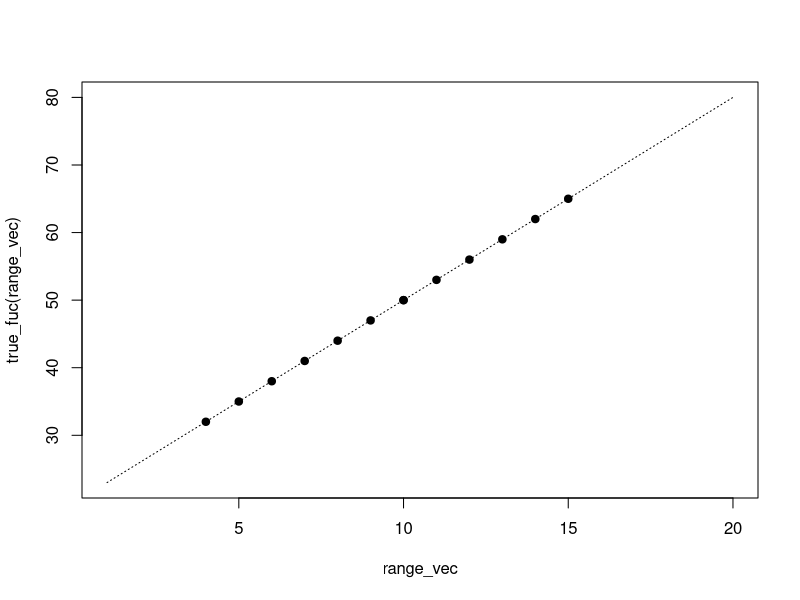
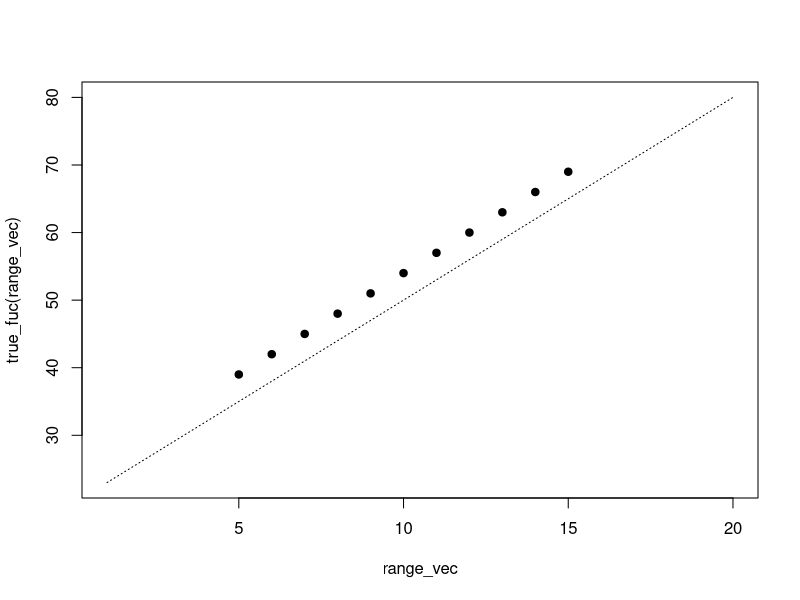
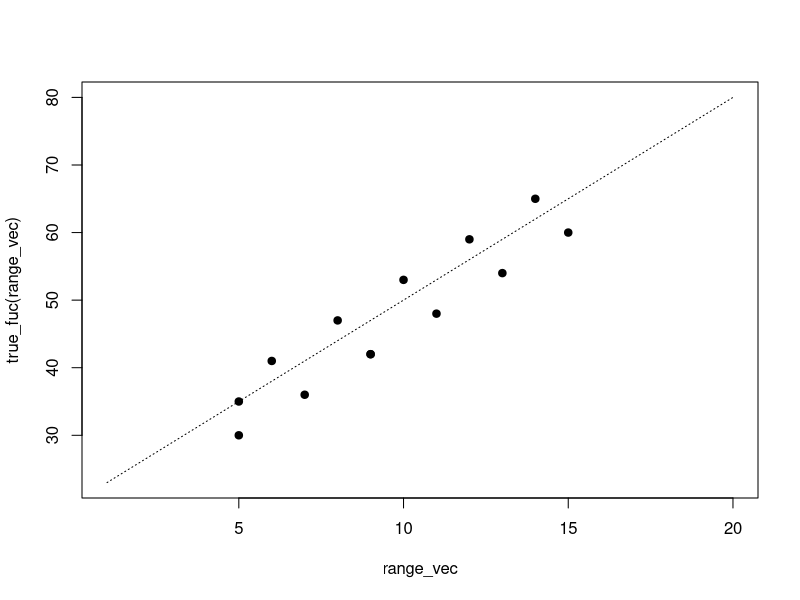
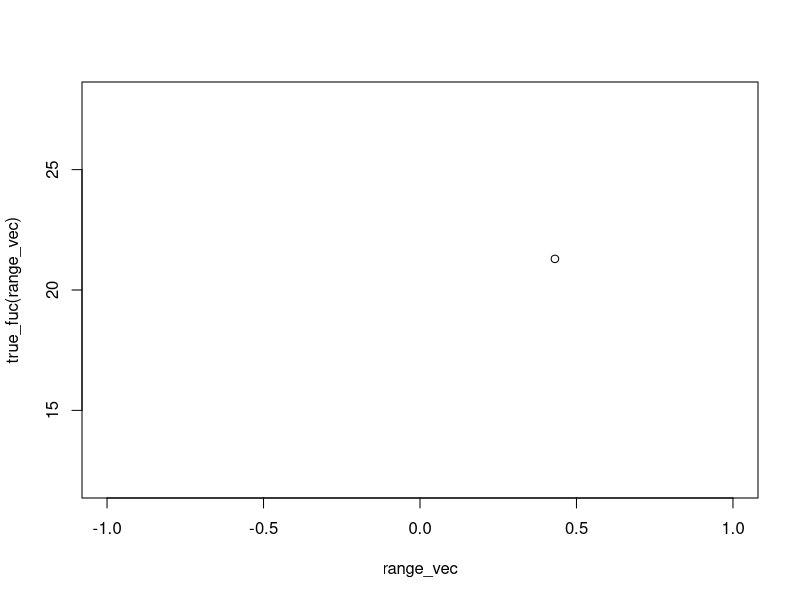
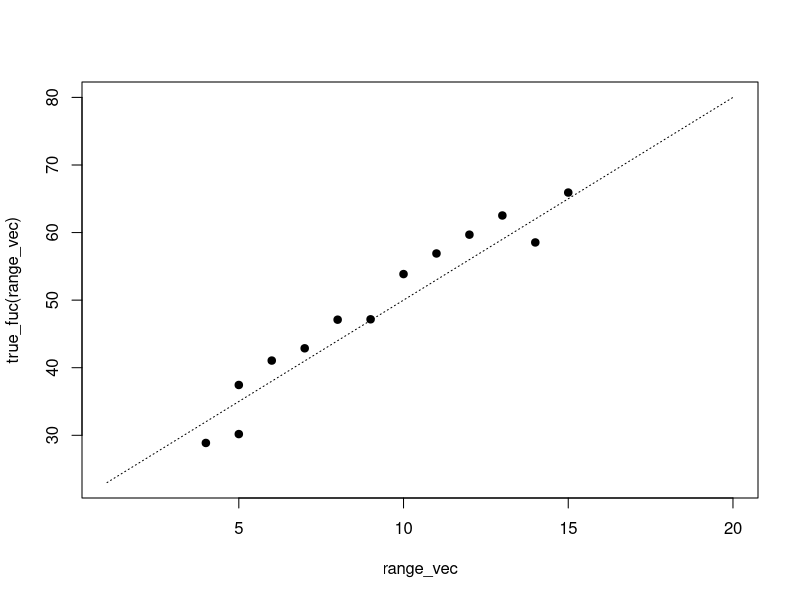
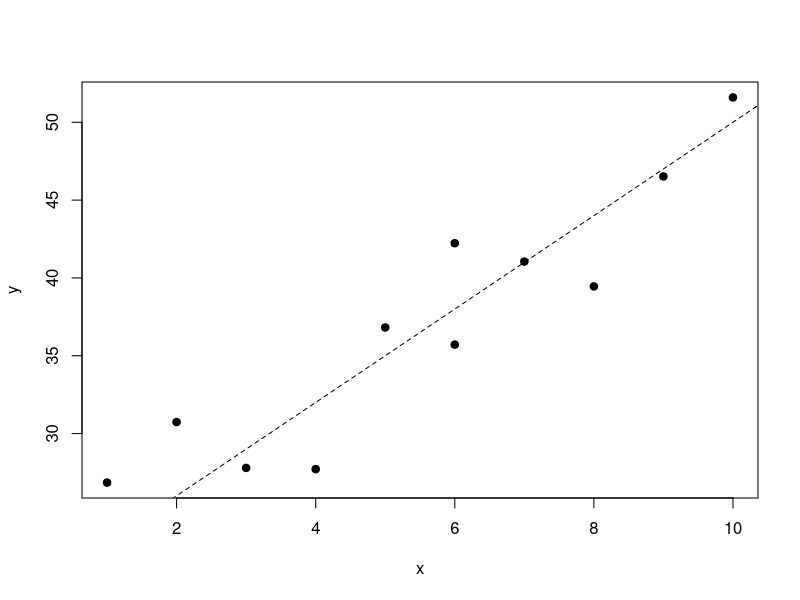

The R source for these figures, in order:
#original straight
true_fuc <- function(x){
  result <- x * 3 + 20
  return(result)
}

range_vec <- 1:20
plot(range_vec, true_fuc(range_vec), 
     type = "l", lty = 3)

#when w/o noise: points(x, y) 관찰 #잡음 없는 직선
points(4, true_fuc(4), pch = 19)
points(10, true_fuc(10), pch = 19)
x <- 5:15
points(x, true_fuc(x), pch = 19)

#when w/ number noise! #잡음
range_vec <- 1:20
plot(range_vec, true_fuc(range_vec), 
     type = "l", lty = 3)

noise_fuc <- function(x){
  result <- x * 3 + 20 + 4
  return(result)
}

points(x, noise_fuc(x), pch = 19)

#noise w/ some Rules! #규칙성 있음
range_vec <- 1:20
plot(range_vec, true_fuc(range_vec), 
     type = "l", lty = 3)

x <- 5:15
noise_fuc2 <- function(x){
  true_vec <- x * 3 + 20 + 0
  noise_vec <- rep(0, length(x))
  noise_vec[x %% 2 == 0] <- 3
  noise_vec[x %% 2 == 1] <- -5
  
  result <- true_vec + noise_vec
  return(result)
}

points(5, noise_fuc2(4), pch = 19)
points(9, noise_fuc2(9), pch = 19)
x <- 5:15
points(x, noise_fuc2(x), pch = 19)

#Randomly generator 0(.0000) ~ 0.9999
#소숫점 6자리까지 시간 노티.
options(digits.secs = 6) 
Sys.time()
1378 / 10000
6585 / 10000
2936 / 10000
6332 / 10000

mode(Sys.time()) #Sys.time()값은 숫자벡터(numeric)다.

range_vec <- 0:0.999
plot(range_vec, true_fuc(range_vec), 
     type = "l", lty = 3)

#Sys.time()값의 마지막 4자리를 가져오는 함수 생성
random_0to1 <- function(){
  options(digits.secs = 6)
  current_time <- as.character(Sys.time())
                  #Sys.time()값을 문자열로 변환
  n <- nchar(current_time)  #nchar : number of character
  time_decimal <- substr(current_time, n-3, n) #substr(벡터, 시작위치, 끝위치)
  return(as.integer(time_decimal) / 10000) #as.integer: 정수로 변환 
}

a <- random_0to1()
points(a, noise_fuc2(a))

#runif(10) #0~1 랜덤값 n개 생성
runif(10) * 5 + 5 # 5~10의 랜덤값 10개 생성
runif(10) * 4 + 15 # 15~19의 랜덤값 10개 생성

noise_fuc3 <- function(x){
  true_vec <- x * 3 + 20
  noise_vec <- runif(length(x)) * 10 - 5
  
  result <- true_vec + noise_vec
  return(result)
}

range_vec <- 1:20
plot(range_vec, true_fuc(range_vec), 
     type = "l", lty = 3)

points(4, noise_fuc3(4), pch = 19)
points(5, noise_fuc3(4), pch = 19)

x <- 5:15
points(x, noise_fuc3(x), pch = 19)

#runif(1) * 10 - 5 

# -----------------------------
#(노이즈모델링의 정수는 정규분포)
#runif():균일분포(unif)에서 r(random-number)을 뽑아줘
#0~1 숫자가 나올 가능성 같음
true_fuc <- function(x){
  result <- x * 3 + 20
  return(result)
}

x <- c(2, 6, 3, 7, 4, 6, 5, 1, 9, 8, 10)
r_noise <- runif(11) * 10 - 5 #-5:5, 11 random values

y <- true_fuc(x) + r_noise
plot(x, y, pch = 19, ylimi = c(10, 55))
abline(20, 3, lty = 2)






